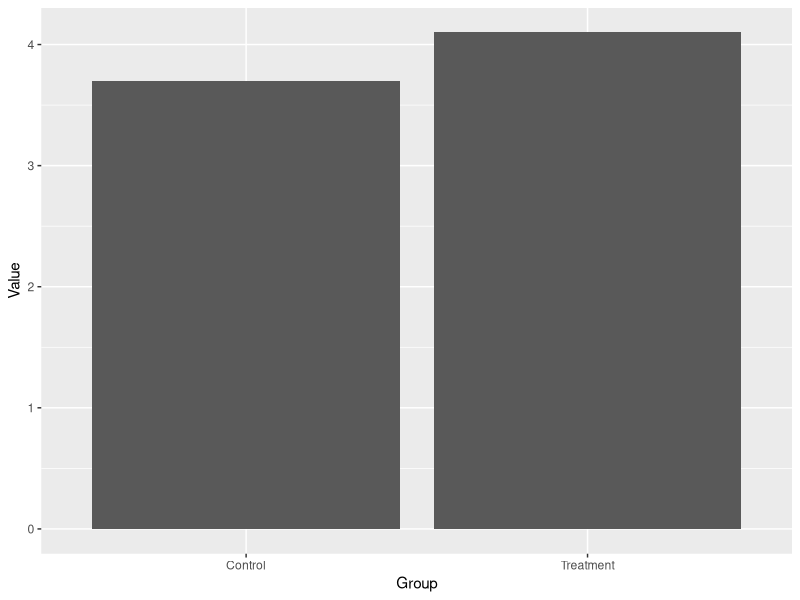
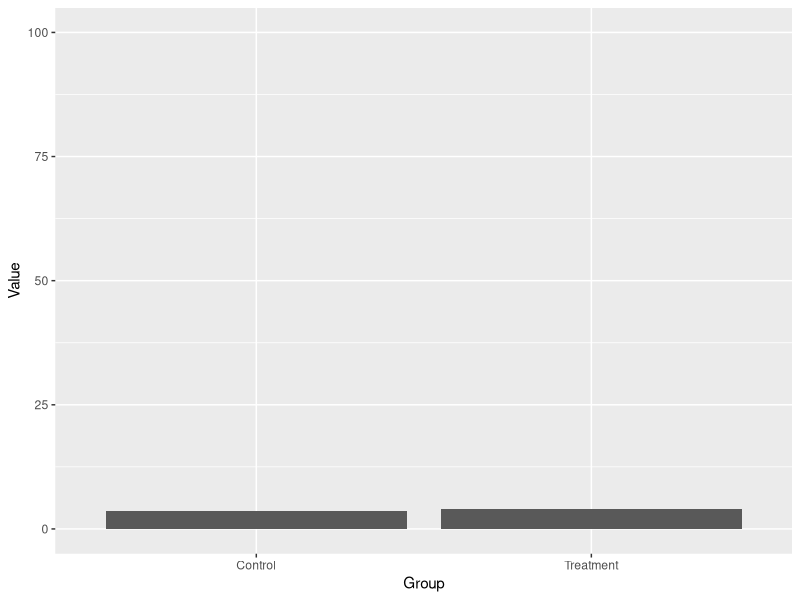
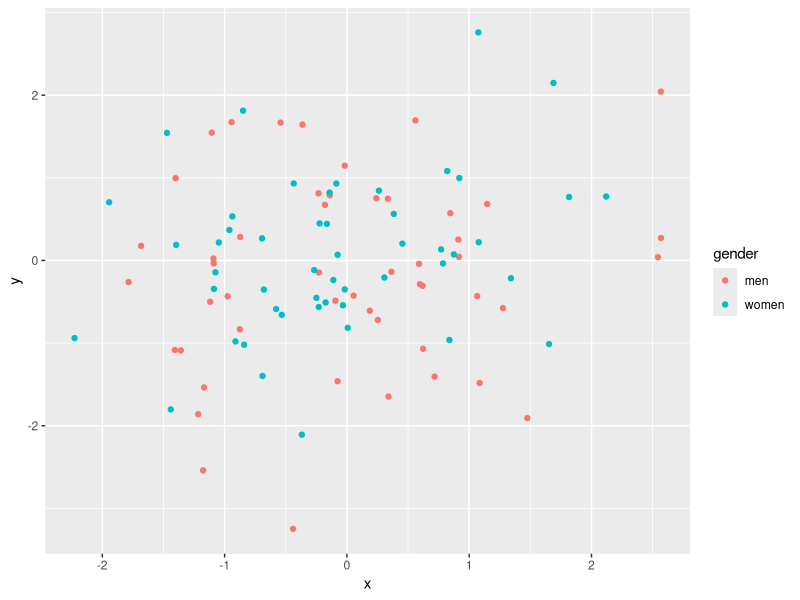
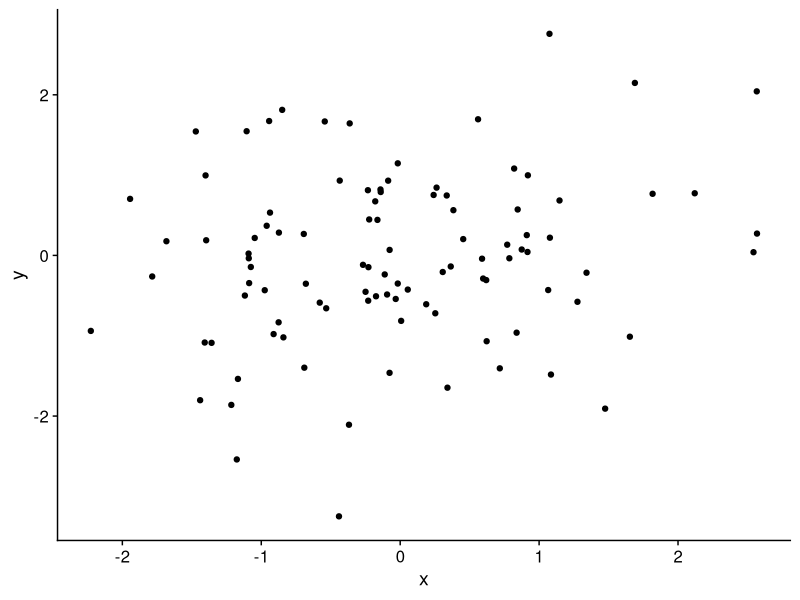
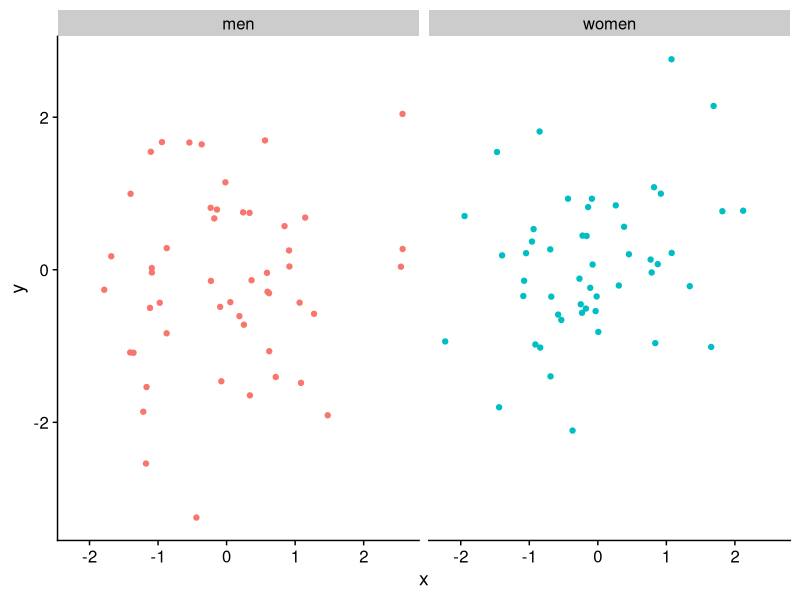
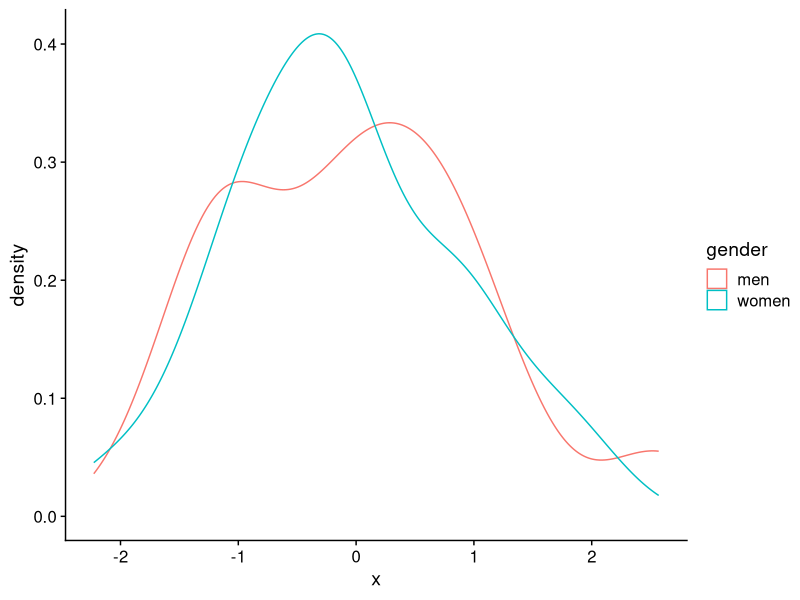
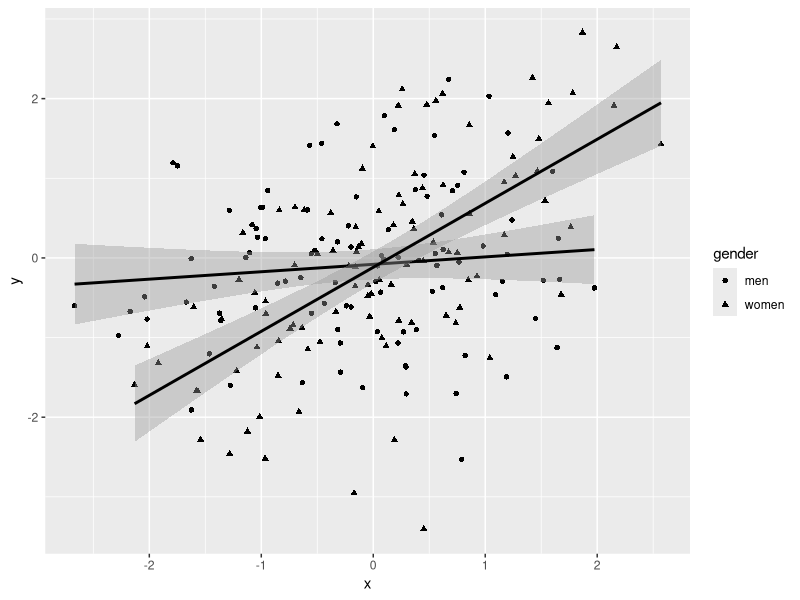
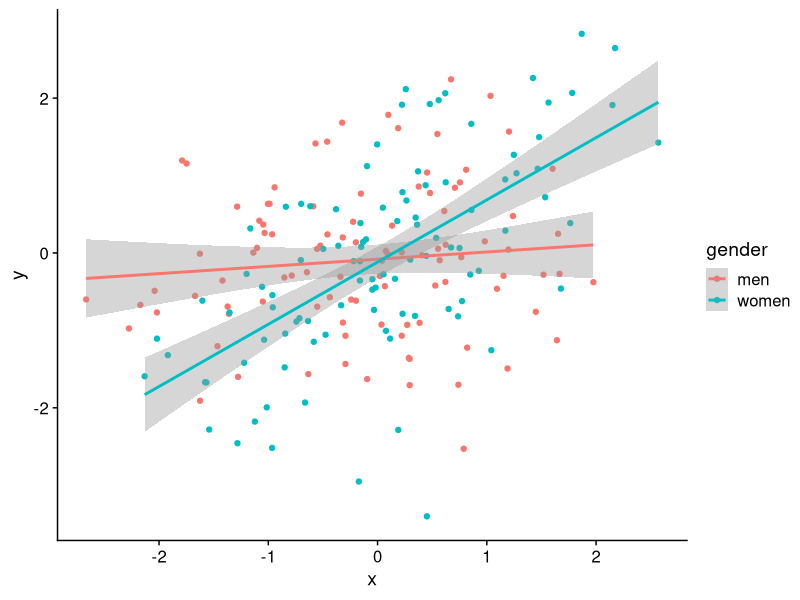

Write the R code that produced these figures, in order.
## ---- chunk 1
library(tidyverse)
library(cowplot)
## ---- chunk 2
dat <- 
  tibble(
    Value = c(3.7, 4.1),
    Group = c("Control", "Treatment")
  )
## ---- chunk 3
ggplot(dat, aes(x = Group, y = Value)) +
  geom_bar(stat = "identity")
## ---- chunk 4
ggplot(dat, aes(x = Group, y = Value)) +
  geom_bar(stat = "identity") +
  ylim(c(0,100))
## ---- chunk 5
dat <- 
  tibble(
    x = rnorm(100),
    y = 0.2 * x + rnorm(100),
    gender = rep(c("men", "women"), each = 50)
  )

ggplot(data = dat, aes(x, y, color = gender)) +
  geom_point()
## ---- chunk 6
ggplot(data = dat, aes(x, y, color)) +
  geom_point() +
  theme_cowplot()
## ---- chunk 7
ggplot(data = dat, aes(x, y, color = gender)) +
  geom_point() +
  facet_wrap(~ gender) +
  theme_cowplot() +
  theme(legend.position = "none")
## ---- chunk 8
ggplot(data = dat, aes(x, color = gender)) +
  geom_density() +
  theme_cowplot()
## ---- chunk 9
dat <- 
  tibble(
    gender = rep(c("men", "women"), each = 100),
    x = rnorm(200)
  ) %>% 
  mutate(
    y = if_else(gender == "men", x * 0.1 + rnorm(100), x * 0.8 + rnorm(100))
  )

ggplot(dat, aes(x, y, shape = gender))+
  geom_point() +
  geom_smooth(method = "lm", color = "black")
## ---- chunk 10
ggplot(dat, aes(x, y, color = gender))+
  geom_point() +
  geom_smooth(method = "lm") +
  theme_cowplot()
